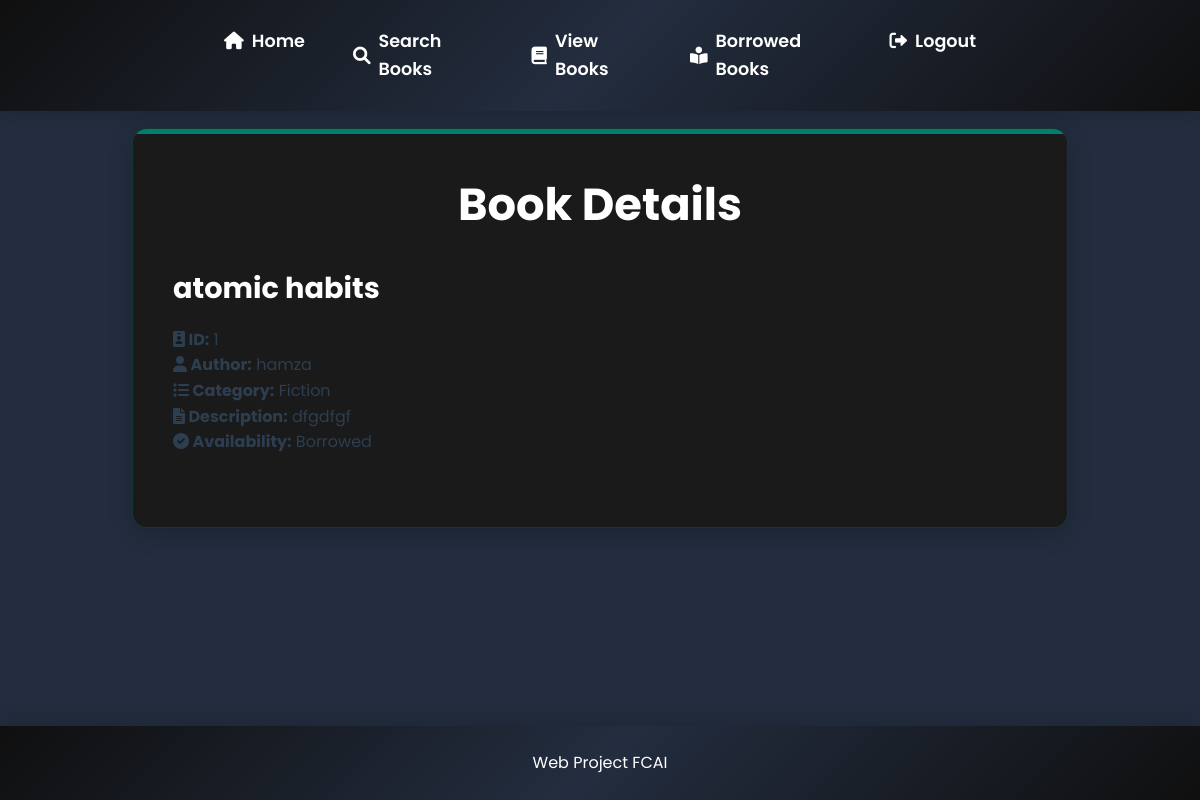
Screenshot of /book/1/ with the database file from the repository.
### lib/models.py (models this page shows)
class Book_Details(models.Model):
    Name = models.CharField(max_length=120)
    Author = models.CharField(max_length=120)
    Category = models.CharField(max_length=120)
    Description = models.TextField()
    Date_Added = models.DateField()
    Availability = models.CharField( max_length=50)

### lib/views.py (the view)
# urls.py: path('book/<int:book_id>/', views.book_details, name='book_details'),
def book_details(request, book_id):
    book = get_object_or_404(Book_Details, id=book_id)
    return render(request, 'user_book_details.html', {'book': book})

### templates/user_book_details.html (shortened to what this page needs)
{% load static %}
<link rel="stylesheet" href="{% static 'css/style.css' %}" />
<link rel="stylesheet" href="{% static 'css/icon.css' %}" />
<!DOCTYPE html>
<html lang="en">
  <head>
    <link rel="stylesheet" href="../css/style.css" />
  </head>
  <body>
    <nav>
      <ul>
        <li>
          <a href="{% url 'user_dashboard' %}"
            ><i class="fas fa-home"></i> Home</a
          >
        </li>
        <li>
          <a href="{% url 'search_books' %}"
            ><i class="fas fa-search"></i> Search Books</a
          >
        </li>
        <li>
          <a href="{% url 'view_books' %}"
            ><i class="fas fa-book"></i> View Books</a
          >
        </li>
        <li>
          <a href="{% url 'borrowed_books' %}"
            ><i class="fas fa-book-reader"></i> Borrowed Books</a
          >
        </li>
        <li>
          <a href="{% url 'index' %}"
            ><i class="fas fa-sign-out-alt"></i> Logout</a
          >
        </li>
      </ul>
    </nav>
    <main>
      <div class="card">
        <h1>Book Details</h1>
        <div style="margin-bottom: 2rem">
          <h2 id="book-title">{{ book.Name }}</h2>
          <p>
            <strong><i class="fas fa-id-badge"></i> ID:</strong> {{ book.id }}
          </p>
          <p>
            <strong><i class="fas fa-user"></i> Author:</strong> {{ book.Author}}
          </p>
          <p>
            <strong><i class="fas fa-list"></i> Category:</strong>
            {{book.Category }}
          </p>
          <p>
            <strong><i class="fas fa-file-alt"></i> Description:</strong> {{book.Description }}
          </p>
          <p>
            <strong><i class="fas fa-check-circle"></i> Availability:</strong>
            {{ book.Availability }}
          </p>
    </div>
    </main>
    <footer>
      <p>Web Project FCAI</p>
    </footer>
</body>
</html>

### Library/static/css/style.css (style rules this page uses)
* { margin: 0; padding: 0; box-sizing: border-box; font-family: 'Poppins', sans-serif; }
body { background: #232d3f; color: #2c3e50; line-height: 1.6; overflow-x: hidden; }
nav { background: linear-gradient(135deg, #0F0F0F 0%, #232d3f 50%, #0f0f0f 100%); padding: 1rem; position: fixed; width: 100%; top: 0; box-shadow: 0 4px 20px rgba(0, 0, 0, 0.15); z-index: 100; }
nav ul { list-style: none; display: flex; justify-content: space-around; max-width: 800px; margin: 0 auto; }
nav a { color: white; text-decoration: none; padding: 0.7rem 1.5rem; font-weight: 600; font-size: 1.1rem; display: flex; align-items: center; transition: all 0.3s ease; border-radius: 20px; }
nav a i { margin-right: 0.5rem; }
main { margin-top: 80px; margin-bottom: 80px; padding: 3rem 2rem; max-width: 1000px; margin-left: auto; margin-right: auto; min-height: calc(100vh - 160px); }
h1 { color: white; font-size: 2.8rem; font-weight: 700; margin-bottom: 1.5rem; text-align: center; position: relative; }
h2 { color: white; font-size: 1.8rem; margin-bottom: 1rem; }
.card { background: #1a1a1a; padding: 2.5rem; border-radius: 15px; box-shadow: 0 6px 25px rgba(0, 0, 0, 0.2); border: 1px solid rgba(22, 160, 133, 0.2); position: relative; overflow: hidden; }
.card::before { content: ''; position: absolute; top: 0; left: 0; width: 100%; height: 5px; background: #008170; }
footer { text-align: center; padding: 1.5rem; background: linear-gradient(135deg, #0f0f0f 0%, #232d3f 50%, #0f0f0f 100%); color: white; position: fixed; bottom: 0; width: 100%; box-shadow: 0 -4px 20px rgba(0, 0, 0, 0.15); font-size: 1rem; z-index: 100; }
footer p { margin: 0; }

### rows the page displays
Book_Details: Name "atomic habits", id "1", Author "hamza", Category "Fiction", Description "dfgdfgf", Availability "Borrowed"
